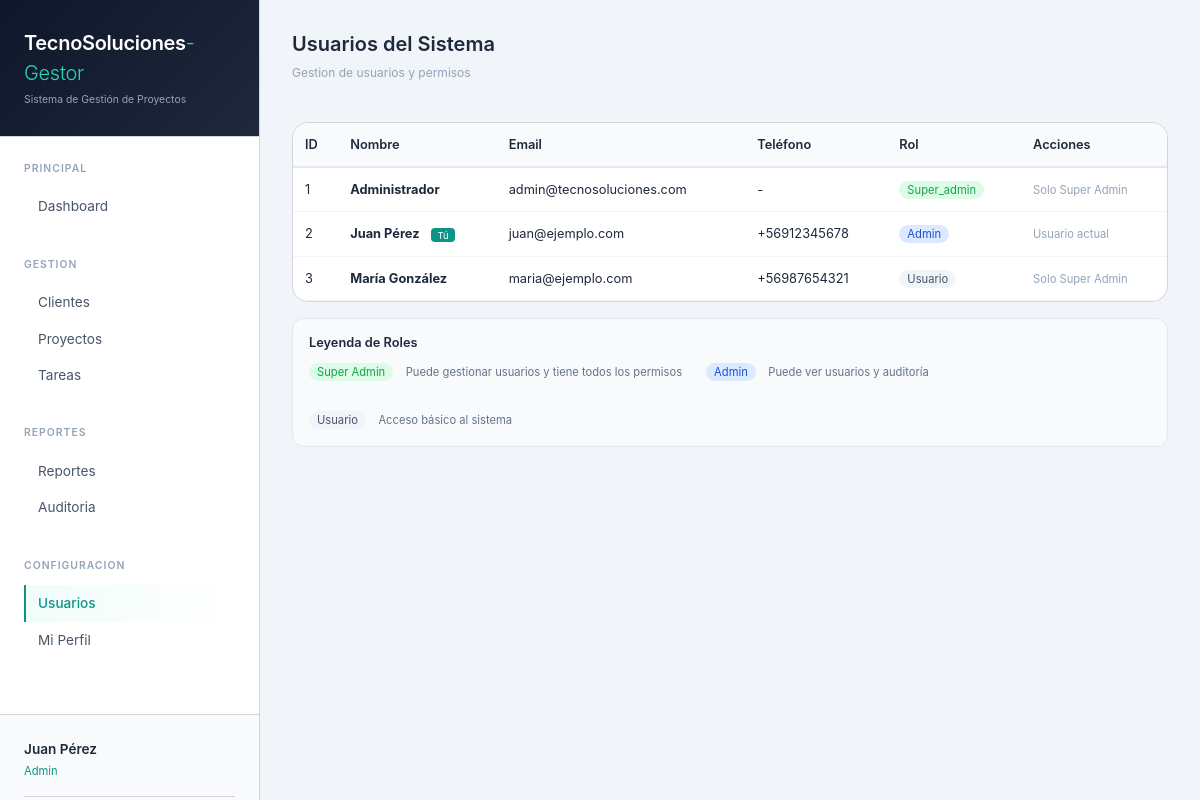
/public/index.php?action=usuarios (signed in), run on the app's committed database.
### tables this page shows
CREATE TABLE IF NOT EXISTS usuarios (
    id INT AUTO_INCREMENT PRIMARY KEY,
    nombre VARCHAR(100) NOT NULL,
    email VARCHAR(100) UNIQUE NOT NULL,
    password VARCHAR(255) NOT NULL,
    telefono VARCHAR(20) NULL,
    rol ENUM('usuario', 'admin', 'super_admin') DEFAULT 'usuario',
    reset_token VARCHAR(255) NULL,
    token_expira DATETIME NULL,
    ultimo_acceso DATETIME NULL,
    created_at TIMESTAMP DEFAULT CURRENT_TIMESTAMP,
    INDEX idx_email (email)
);

### controllers/UsuarioController.php (called while the page is built, shortened)
<?php
class UsuarioController {
    private $conn;
    public function __construct($db) {
        $this->conn = $db;
    }
    public function index() {
        $usuarioModel = new Usuario($this->conn);
        $usuarios = $usuarioModel->obtenerUsuarios();
        include_once __DIR__ . '/../views/usuarios/listar.php';
    }
}
?>

### models/Usuario.php (called while the page is built, shortened)
<?php
class Usuario {
    private $conn;
    private $table = 'usuarios';
    public function __construct($db) {
        $this->conn = $db;
    }
    public function obtenerUsuarios() {
        $query = "SELECT id, nombre, email, telefono, rol FROM " . $this->table . " ORDER BY id";
        $stmt = $this->conn->prepare($query);
        $stmt->execute();
        return $stmt->fetchAll(PDO::FETCH_ASSOC);
    }
}
?>

### views/usuarios/listar.php (the view, shortened to what this page needs)
<?php
$usuarios = $usuarios ?? [];
include_once __DIR__ . '/../layouts/header.php';
?>
<div class="flex-between mb-4">
    <div>
        <h2 style="font-size: 1.25rem; font-weight: 600;">Usuarios del Sistema</h2>
        <p style="font-size: 0.75rem; color: #94a3b8; margin-top: 0.25rem;">Gestion de usuarios y permisos</p>
    </div>
</div>
<div class="table-responsive">
    <table style="width: 100%; border-collapse: collapse;">
        <thead>
            <tr>
                <th style="text-align: left; padding: 12px; background: #f8fafc; border-bottom: 2px solid #e2e8f0;">ID</th>
                <th style="text-align: left; padding: 12px; background: #f8fafc; border-bottom: 2px solid #e2e8f0;">Nombre</th>
                <th style="text-align: left; padding: 12px; background: #f8fafc; border-bottom: 2px solid #e2e8f0;">Email</th>
                <th style="text-align: left; padding: 12px; background: #f8fafc; border-bottom: 2px solid #e2e8f0;">Teléfono</th>
                <th style="text-align: left; padding: 12px; background: #f8fafc; border-bottom: 2px solid #e2e8f0;">Rol</th>
                <th style="text-align: left; padding: 12px; background: #f8fafc; border-bottom: 2px solid #e2e8f0;">Acciones</th>
            </tr>
        </thead>
        <tbody>
            <?php if (!empty($usuarios)): ?>
                <?php foreach ($usuarios as $u): ?>
                <tr>
                    <td style="padding: 12px; border-bottom: 1px solid #f1f5f9;"><?php echo $u['id']; ?></td>
                    <td style="padding: 12px; border-bottom: 1px solid #f1f5f9;">
                        <strong><?php echo htmlspecialchars($u['nombre']); ?></strong>
                        <?php if ($u['id'] == $_SESSION['user_id']): ?>
                            <span style="background: #0d9488; color: white; font-size: 0.6rem; padding: 0.1rem 0.4rem; border-radius: 4px; margin-left: 0.5rem;">Tú</span>
                        <?php endif; ?>
                    </td>
                    <td style="padding: 12px; border-bottom: 1px solid #f1f5f9;"><?php echo htmlspecialchars($u['email']); ?></td>
                    <td style="padding: 12px; border-bottom: 1px solid #f1f5f9;"><?php echo htmlspecialchars($u['telefono'] ?? '-'); ?></td>
                    <td style="padding: 12px; border-bottom: 1px solid #f1f5f9;">
                        <?php
                        $rolClass = '';
                        $rolTexto = ucfirst($u['rol'] ?? 'usuario');
                        if ($u['rol'] == 'super_admin') {
                            $rolClass = 'style="background: #dcfce7; color: #16a34a; padding: 2px 8px; border-radius: 12px; font-size: 0.7rem;"';
                        } elseif ($u['rol'] == 'admin') {
                            $rolClass = 'style="background: #dbeafe; color: #1d4ed8; padding: 2px 8px; border-radius: 12px; font-size: 0.7rem;"';
                        } else {
                            $rolClass = 'style="background: #f1f5f9; color: #475569; padding: 2px 8px; border-radius: 12px; font-size: 0.7rem;"';
                        }
                        ?>
                        <span <?php echo $rolClass; ?>><?php echo $rolTexto; ?></span>
                    </td>
                    <td style="padding: 12px; border-bottom: 1px solid #f1f5f9;">
                        <?php if ($u['id'] != $_SESSION['user_id']): ?>
                            <?php if (isset($_SESSION['user_rol']) && $_SESSION['user_rol'] == 'super_admin'): ?>
                                <select onchange="cambiarRol(<?php echo $u['id']; ?>, this.value)" style="padding: 0.25rem 0.5rem; border: 1px solid #d4d4d8; border-radius: 4px; font-size: 0.7rem; margin-right: 0.5rem;">
                                    <option value="usuario" <?php echo ($u['rol'] == 'usuario') ? 'selected' : ''; ?>>Usuario</option>
                                    <option value="admin" <?php echo ($u['rol'] == 'admin') ? 'selected' : ''; ?>>Admin</option>
                                    <option value="super_admin" <?php echo ($u['rol'] == 'super_admin') ? 'selected' : ''; ?>>Super Admin</option>
                                </select>
                                <a href="index.php?action=usuarios&sub=eliminar&id=<?php echo $u['id']; ?>" class="btn btn-danger btn-sm" onclick="return confirm('¿Eliminar este usuario? Esta acción no se puede deshacer.')">Eliminar</a>
                            <?php else: ?>
                                <span style="color: #94a3b8; font-size: 0.7rem;">Solo Super Admin</span>
                            <?php endif; ?>
                        <?php else: ?>
                            <span style="color: #94a3b8; font-size: 0.7rem;">Usuario actual</span>
                        <?php endif; ?>
                    </td>
                </tr>
                <?php endforeach; ?>
            <?php else: ?>
                <tr>
                    <td colspan="6" style="padding: 32px; text-align: center; color: #94a3b8;">No hay usuarios registrados</td>
                </tr>
            <?php endif; ?>
        </tbody>
    </table>
</div>
<div style="margin-top: 1rem; padding: 1rem; background: #f8fafc; border-radius: 12px; border: 1px solid #e2e8f0;">
    <h4 style="font-size: 0.8rem; font-weight: 600; margin-bottom: 0.5rem;">Leyenda de Roles</h4>
    <div style="display: flex; gap: 1.5rem; flex-wrap: wrap;">
        <div>
            <span style="background: #dcfce7; color: #16a34a; padding: 2px 8px; border-radius: 12px; font-size: 0.7rem;">Super Admin</span>
            <span style="font-size: 0.7rem; color: #64748b; margin-left: 0.5rem;">Puede gestionar usuarios y tiene todos los permisos</span>
        </div>
        <div>
            <span style="background: #dbeafe; color: #1d4ed8; padding: 2px 8px; border-radius: 12px; font-size: 0.7rem;">Admin</span>
            <span style="font-size: 0.7rem; color: #64748b; margin-left: 0.5rem;">Puede ver usuarios y auditoría</span>
        </div>
        <div>
            <span style="background: #f1f5f9; color: #475569; padding: 2px 8px; border-radius: 12px; font-size: 0.7rem;">Usuario</span>
            <span style="font-size: 0.7rem; color: #64748b; margin-left: 0.5rem;">Acceso básico al sistema</span>
        </div>
    </div>
</div>
<?php include_once __DIR__ . '/../layouts/footer.php'; ?>

### views/layouts/header.php (style rules this page uses)
* { margin: 0; padding: 0; box-sizing: border-box; }
body { font-family: 'Inter', -apple-system, BlinkMacSystemFont, 'Segoe UI', Roboto, sans-serif; background: #f1f5f9; color: #1e293b; line-height: 1.5; }
.table-responsive { overflow-x: auto; border: 1px solid #d4d4d8; border-radius: 16px; background: white; }
table { width: 100%; border-collapse: collapse; font-size: 0.8rem; }
th { text-align: left; padding: 0.875rem; background: #fafafa; font-weight: 600; color: #1e293b; border-bottom: 1px solid #e4e4e7; }
td { padding: 0.875rem; border-bottom: 1px solid #f1f5f9; }
tr:last-child td { border-bottom: none; }
.flex-between { display: flex; justify-content: space-between; align-items: center; }
.mb-4 { margin-bottom: 1.5rem; }

### data on the page
usuarios: id "1", nombre "Administrador", email "admin@tecnosoluciones.com", telefono "-", rol "Super_admin", shows "Solo Super Admin"
usuarios: id "2", nombre "Juan Pérez", shows "Tú", email "juan@ejemplo.com", telefono "+56912345678", rol "Admin", shows "Usuario actual"
usuarios: id "3", nombre "María González", email "maria@ejemplo.com", telefono "+56987654321", rol "Usuario", shows "Solo Super Admin"

### other printed values
$_SESSION['user_nombre'] "Juan Pérez"
$_SESSION['user_rol'] "Admin"
